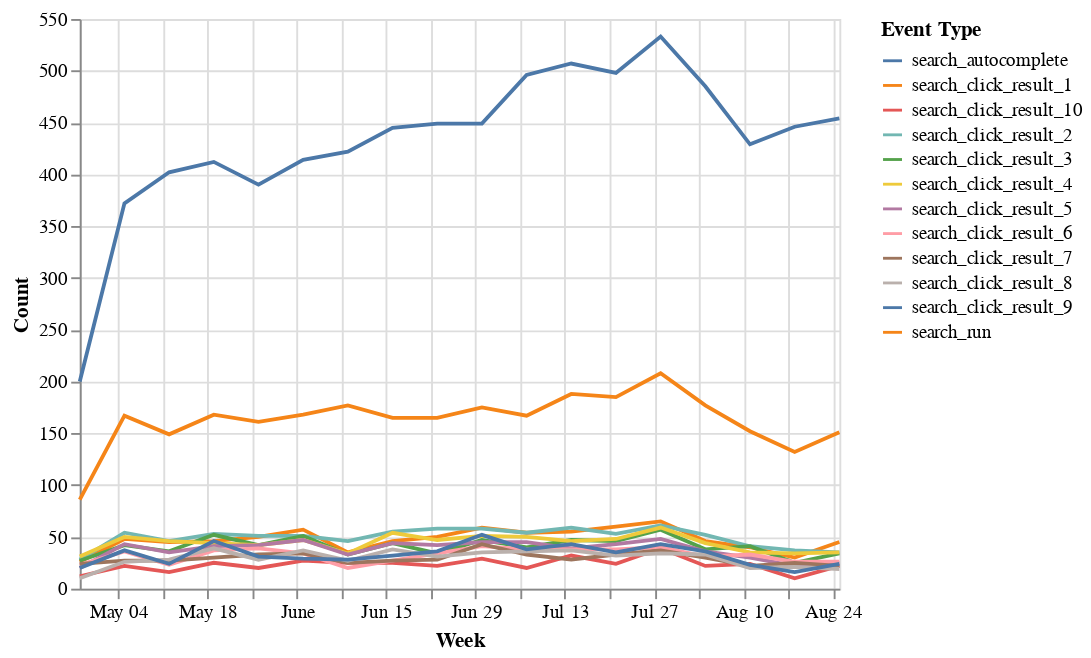

The notebook cell saved with this chart:
### Code cell
alt.Chart(searches).mark_line().encode(
    x='Week',
    y='Count',
    color='Event Type'
)

### Figure 1 — Vega-Lite specification as saved in the notebook (floating-point values rounded to 4 significant figures; data arrays with more than 128 entries replaced by an {"elided": "..."} marker saying what was removed)
{"$schema": "https://vega.github.io/schema/vega-lite/v2.6.0.json", "config": {"view": {"height": 300, "width": 400}}, "data": {"name": "data-818e53cd42f6202f631fef2eed2c615f"}, "datasets": {"data-818e53cd42f6202f631fef2eed2c615f": {"elided": "216 records"}}, "encoding": {"color": {"field": "Event Type", "type": "nominal"}, "x": {"field": "Week", "type": "temporal"}, "y": {"field": "Count", "type": "quantitative"}}, "mark": "line"}
